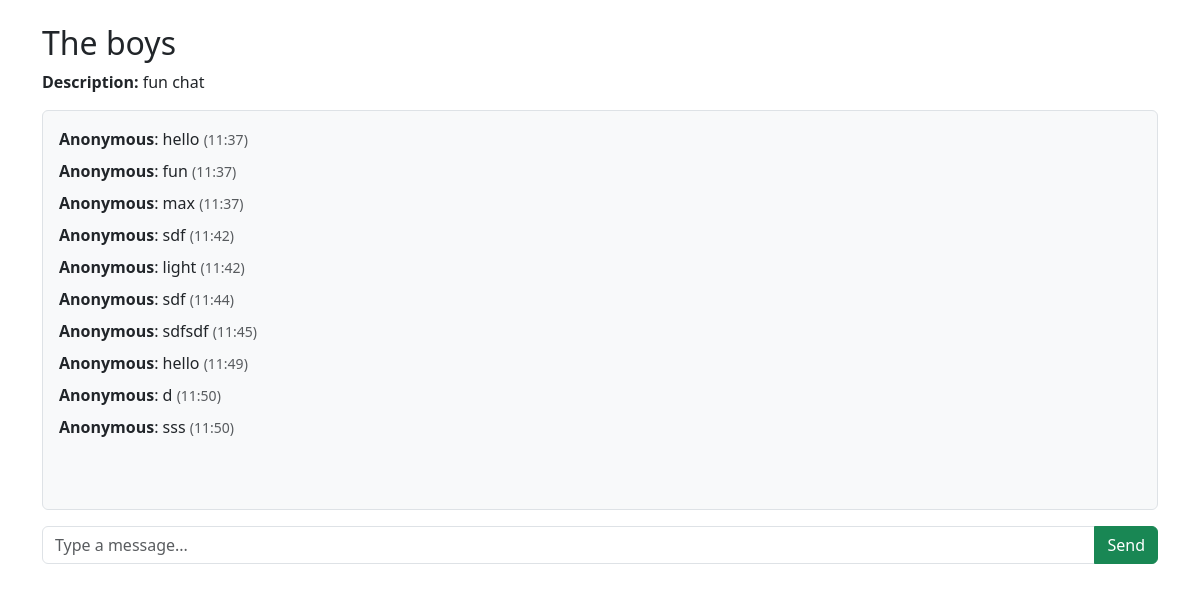
Page /chat/groups/1 on the committed database.
### chat/models.py (models this page shows, shortened)
class Group(models.Model):
    group_name = models.CharField(max_length=250)
    description = models.CharField(max_length=400)
    timestamp = models.DateTimeField(auto_now_add=True)

class Message(models.Model):
    group = models.ForeignKey(Group, related_name='messages', on_delete=models.CASCADE)
    sender = models.CharField(max_length=100)
    content = models.TextField()
    timestamp = models.DateTimeField(auto_now_add=True)
    class Meta:
        ordering = ['timestamp']

### chat/views.py (the view)
# urls.py: path('groups/<int:id>', views.group_chat, name='group_chat'),
def group_chat(request, id):
    group = Group.objects.get(id=id)
    messages_list = Message.objects.filter(group=group)
    if request.method == 'POST':
        sender = request.POST.get('sender', 'Anonymous')
        content = request.POST.get('content')
        if content:
            Message.objects.create(group=group, sender=sender, content=content)
            return redirect('group_chat', id=id)
    return render(request, 'chat.html', {
        'group_chats': group,
        'messages': messages_list
    })

### chat/templates/chat.html (shortened to what this page needs)
{% extends 'base.html' %}
{% block content %}
<div class="container mt-4">
    <h2>{{ group_chats.group_name }}</h2>
    <p><strong>Description:</strong> {{ group_chats.description }}</p>
    <div class="border rounded p-3 bg-light" style="height: 400px; overflow-y: auto;" id="chat-log">
        {% for msg in messages %}
            <div class="mb-2">
                <strong>{{ msg.sender }}</strong>:
                <span>{{ msg.content }}</span>
                <small class="text-muted">({{ msg.timestamp|date:"H:i" }})</small>
            </div>
        {% empty %}
            <p>No messages yet.</p>
        {% endfor %}
    </div>
    <form method="post" class="mt-3">
        <div class="input-group">
            <input type="text" name="content" class="form-control" placeholder="Type a message..." required>
            <button type="submit" class="btn btn-success">Send</button>
        </div>
    </form>
</div>
{% endblock %}

### chat/templates/base.html (shortened to what this page needs)
<!DOCTYPE html>
<html lang="en">
<head>
    <link href="https://cdn.jsdelivr.net/npm/bootstrap@5.3.3/dist/css/bootstrap.min.css" rel="stylesheet">
</head>
<body>
    {% block content %}{% endblock %}
</body>
</html>

### rows in the picture
Group: group_name "The boys", description "fun chat"
Message: sender "Anonymous", content "hello", timestamp "11:37"
Message: sender "Anonymous", content "fun", timestamp "11:37"
Message: sender "Anonymous", content "max", timestamp "11:37"
Message: sender "Anonymous", content "sdf", timestamp "11:42"
Message: sender "Anonymous", content "light", timestamp "11:42"
Message: sender "Anonymous", content "sdf", timestamp "11:44"
Message: sender "Anonymous", content "sdfsdf", timestamp "11:45"
Message: sender "Anonymous", content "hello", timestamp "11:49"
Message: sender "Anonymous", content "d", timestamp "11:50"
Message: sender "Anonymous", content "sss", timestamp "11:50"
